Frame 1 (no input): blank canvas, image omitted
Frame 60 (no input): blank canvas, image omitted
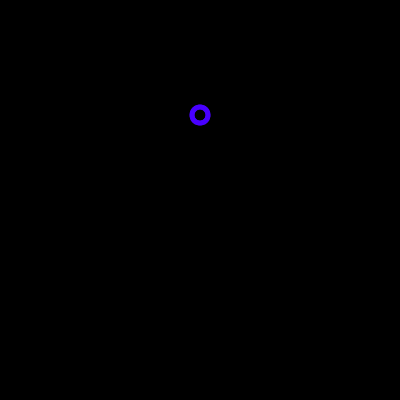
Frame 120 (the mouse pressed at the canvas centre since frame 60)

The p5.js sketch whose frames 1 and 60 were blank and that drew this single picture after the mouse press (run headless with seeded random() and noise() and a simulated clock; from frame 60 on, the mouse is pressed at the canvas centre):

// p5.js sketch
// ── sketch.js
// 最終課題を制作しよう

let x, y;             // 花火の位置
let exploding = false; // 爆発中かどうか
let particles = [];   // 爆発した粒の情報

function setup() {
  createCanvas(400, 400);
  noStroke();
  colorMode(HSB); // 色相で簡単にランダム色
}

function draw() {
  background(0); // 夜空

  // 上昇中の玉
  if (!exploding && y !== undefined) {
    y -= 5;            // 上に移動
    fill(255);         // 白色
    ellipse(x, y, 8);  // 玉を描く

    if (y < mouseY - 80) explode(); // 高さ到達で爆発
  }

  // 爆発中
  if (exploding) {
    for (let p of particles) {
      p.x += p.vx;
      p.y += p.vy;
      p.life -= 1;

      if (p.life > 0) fill(p.color);
      if (p.life > 0) ellipse(p.x, p.y, 5);
    }

    // 全粒が寿命切れなら終了
    if (particles.every(p => p.life <= 0)) {
      exploding = false;
      y = undefined; // 次の花火を打てるように
    }
  }
}

// クリックで花火打ち上げ（前の花火が消えるまで無視）
function mousePressed() {
  if (y === undefined) {
    x = mouseX;
    y = height;      // 下から上へ
    exploding = false;
  }
}

// 爆発処理
function explode() {
  exploding = true;
  particles = [];
  let hue = random(360); // 色ランダム

  for (let i = 0; i < 40; i++) {
    let angle = TWO_PI * i / 40;
    let speed = 2;
    particles.push({
      x: x,
      y: y,
      vx: cos(angle) * speed,
      vy: sin(angle) * speed,
      life: 40,
      color: color(hue, 255, 255)
    });
  }
}
